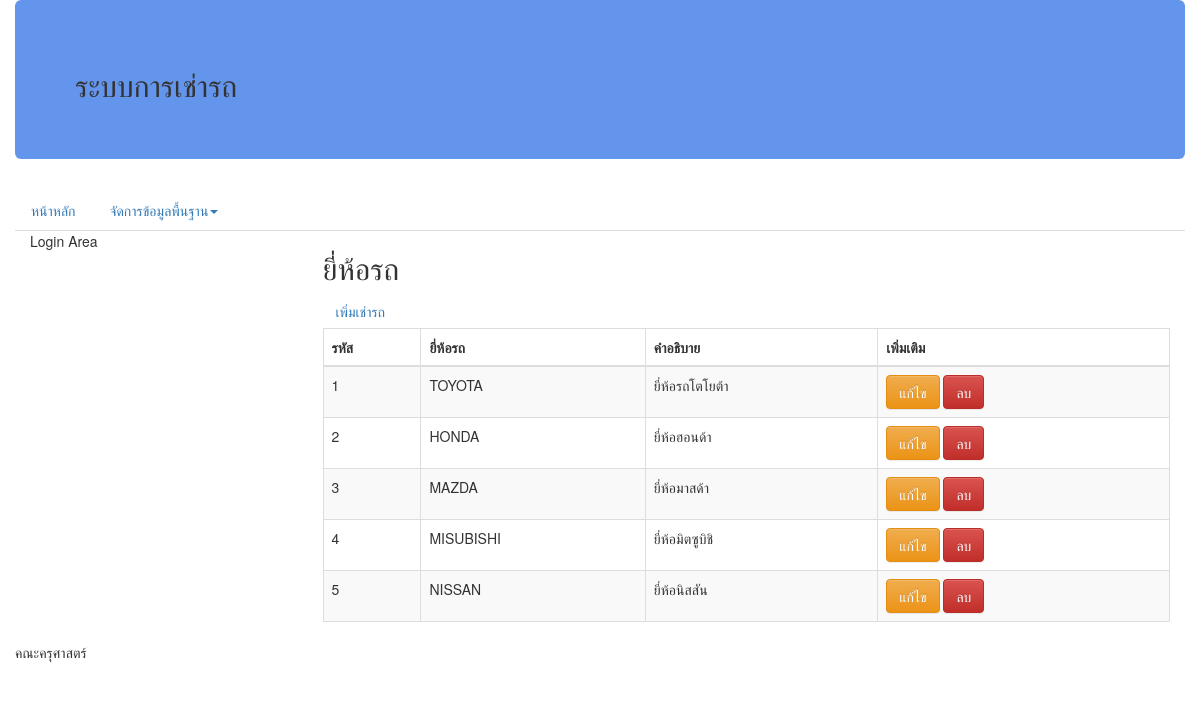
The page /brand_list.php on the database its author committed.
### tables this page shows
CREATE TABLE `brand` (
  `Brand_id` int(1) NOT NULL,
  `Name_car` varchar(50) DEFAULT NULL,
  `Description` varchar(100) DEFAULT NULL
);

### brand_list.php (the view, shortened to what this page needs)
<!DOCTYPE html>
<html lang="en">
    <head>
        <link href="bootstrap/css/bootstrap.css" rel="stylesheet" type="text/css">
        <link href="bootstrap/css/bootstrap-theme.css" rel="stylesheet" type="text/css">
    </head>
    <body>
        <div class="container">
            <div class="row">
                <div class="jumbotron" style="background-color: cornflowerblue;">
                    <?php include 'topbanner.php';?>
                </div>
            </div>
            <div class="row">
                <?php include 'menu.php';?>
            </div>
            <div class="row">
                <div class="col-sm-12 col-md-3 col-lg-3">
                    <p>Login Area</p>
                </div>
                <div class="col-sm-12 col-md-9 col-lg-9">
                    <h2>ยี่ห้อรถ</h2>
                    <a href="brand_add.php" class="btn btn-link">เพิ่มเช่ารถ</a>
                    <table class="table table-bordered table-striped">
                        <thead>
                            <tr>
                                <th>รหัส</th>
                                <th>ยี่ห้อรถ</th>
                                <th>คำอธิบาย</th>
                                <th>เพิ่มเติม</th>
                            </tr>
                        </thead>
                        <tbody>
                            <?php
                                include 'connectdb.php';
                                $sql =  'SELECT * FROM brand order by Brand_id';
                                $result = mysqli_query($conn,$sql);
                                while (($row = mysqli_fetch_array($result, MYSQLI_ASSOC)) != NULL) {
                                    echo '<tr>';
                                    echo '<td>' . $row['Brand_id'] . '</td>';
                                    echo '<td>' . $row['Name_car'] . '</td>';
                                    echo '<td>' . $row['Description'] . '</td>';
                                    echo '<td>';
                            ?>
                                <a href="brand_edit.php?Brand_id=<?php echo $row['Brand_id'];?>" class="btn btn-warning">แก้ไข</a>
                                <a href="JavaScript:if(confirm('ยืนยันการลบ')==true){window.location='brand_delete.php?Brand_id=<?php echo $row["Brand_id"];?>'}" class="btn btn-danger">ลบ</a>
                            <?php
                                    echo '</td>';
                                    echo '</tr>';
                                }
                            ?>
                        </tbody>
                    </table>
                </div>
            </div>
            <div class="row">
                <address>คณะครุศาสตร์</address>
            </div>
        </div>
    </body>
</html>

### topbanner.php
<h2>ระบบการเช่ารถ</h2>

### menu.php (shortened to what this page needs)
<ul class="nav nav-tabs">
    <li><a href="index.php">หน้าหลัก</a></li>
    <li class="dropdown">
        <a class="dropdown-toggle" data-toggle="dropdown" href="#">
            จัดการข้อมูลพื้นฐาน<span class="caret"></span></a>
    </li>
</ul>

### rows shown on the page
brand: Brand_id "1", Name_car "TOYOTA", Description "ยี่ห้อรถโตโยต้า"
brand: Brand_id "2", Name_car "HONDA", Description "ยี่ห้อฮอนด้า"
brand: Brand_id "3", Name_car "MAZDA", Description "ยี่ห้อมาสด้า"
brand: Brand_id "4", Name_car "MISUBISHI", Description "ยี่ห้อมิตซูบิชิ"
brand: Brand_id "5", Name_car "NISSAN", Description "ยี่ห้อนิสสัน"
